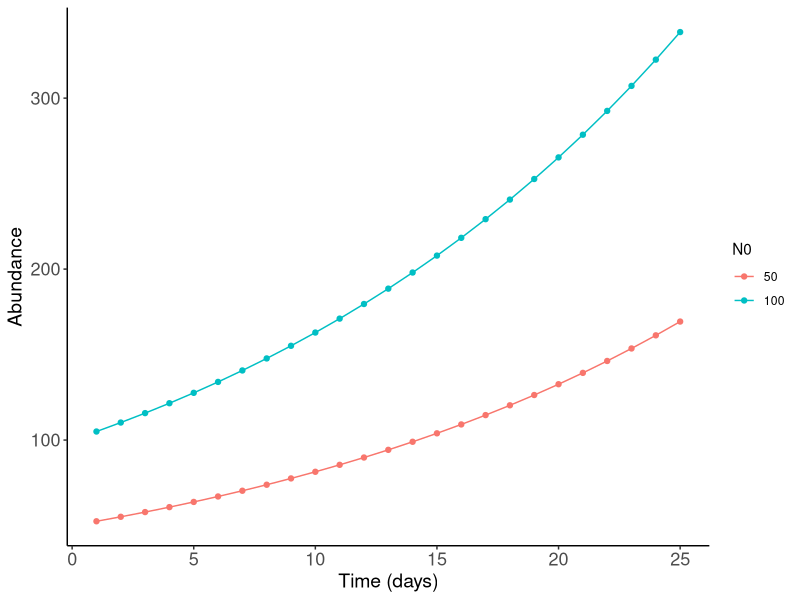

This chart was generated by the following R code:
## ---- chunk 1
library(ggplot2)
## ---- chunk 2
pop_Growth<- function(time, b, d, N0){

}

## ---- chunk 3
x = seq(1,5)

print(x * 5)
## ---- chunk 4
pop_Growth <- function(time, b, d, N0){
    time_step <- seq(1,time)
    r = b - d
    N = N0*(1+r)^(time_step)

    return(data.frame(time_step,N, b,d, N0))
}

## ---- chunk 5
popGrowth_df <- pop_Growth(time = 25, b = 0.5, d = 0.1, N0 = 100)
head(popGrowth_df, 10)
## ---- chunk 6
param_grid <- expand.grid(
  b  = c(0.1, 0.2),
  d  = c(0.05, 0.1),
  N0 = c(50, 100)
)

param_grid


## ---- chunk 7
results <- do.call(
  rbind,
  lapply(
    split(param_grid, seq(nrow(param_grid))),
    function(p) pop_Growth(25, p$b, p$d, p$N0)
  )
)
## ---- chunk 8
results_subset <- subset(results, results$b == 0.10 & results$d == 0.05)
## ---- chunk 9
ggplot(results_subset, aes(x = time_step, y = N, group = as.factor(N0), color = as.factor(N0))) + 
  geom_point() + 
  geom_line()+ 
  xlab("Time (days)") + 
  ylab("Abundance") + 
  labs(color = "N0") +
  theme_classic() + 
  theme(axis.text = element_text(size = 13),
       axis.title = element_text(size = 14))
